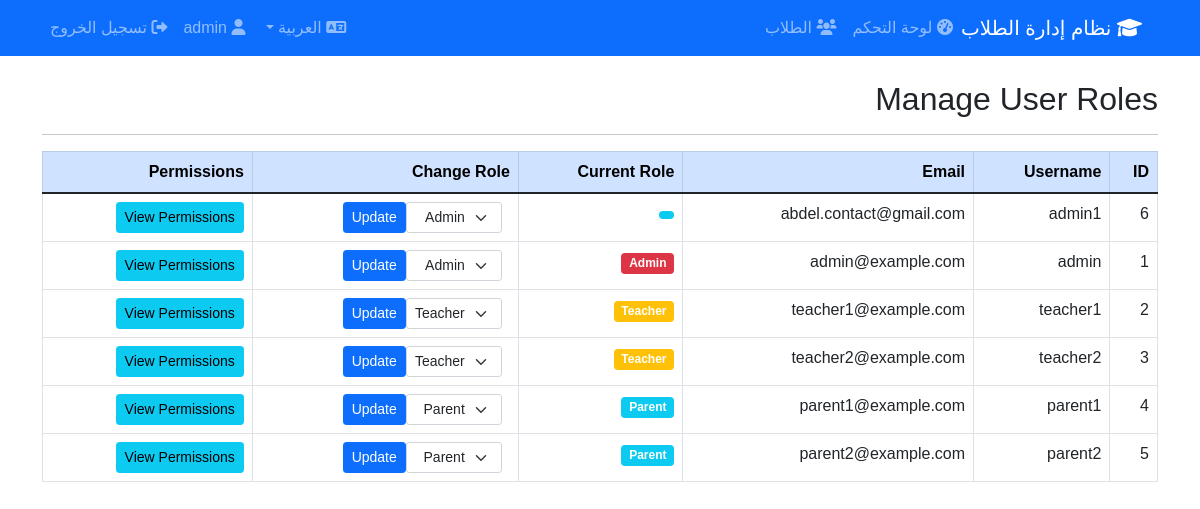
Screenshot of /admin/manage_roles.php?lang=ar (signed in) with the database file from the repository.
### tables this page shows
CREATE TABLE `users` (
  `id` int(11) NOT NULL,
  `username` varchar(50) NOT NULL,
  `email` varchar(100) NOT NULL,
  `password` varchar(255) NOT NULL,
  `role` enum('admin','teacher','student','parent') DEFAULT 'student',
  `profile_picture` varchar(255) DEFAULT NULL,
  `reset_token` varchar(64) DEFAULT NULL,
  `reset_expires` datetime DEFAULT NULL,
  `last_login` datetime DEFAULT NULL,
  `created_at` timestamp NOT NULL DEFAULT current_timestamp()
);

### app/models/User.php (called while the page is built, shortened)
<?php
require_once APP_ROOT . '/config/database.php';
class User {
    private $conn;
    private $table = 'users';
    public function __construct() {
        $database = new Database();
        $this->conn = $database->getConnection();
    }
    public function readAll() {
        $query = "SELECT * FROM " . $this->table . " ORDER BY created_at DESC";
        $stmt = $this->conn->prepare($query);
        $stmt->execute();
        return $stmt;
    }
}
?>

### config/database.php (called while the page is built, shortened)
<?php
class Database {
    private $host = "localhost";
    private $db_name = "student_management";
    private $username = "root";
    private $password = "";
    public function getConnection() {
        $this->conn = null;
        try {
            $this->conn = new PDO(
                "mysql:host=" . $this->host . ";dbname=" . $this->db_name,
                $this->username,
                $this->password
            );
            $this->conn->setAttribute(PDO::ATTR_ERRMODE, PDO::ERRMODE_EXCEPTION);
            $this->conn->exec("set names utf8");
        } catch(PDOException $e) {
            echo "Connection error: " . $e->getMessage();
        }
        return $this->conn;
    }
}
?>

### admin/manage_roles.php (the view, shortened to what this page needs)
<?php
require_once APP_ROOT . '/app/models/User.php';
$userModel = new User();
$users = $userModel->readAll();
?>
<?php include '../app/views/layout/header.php'; ?>
<?php include '../app/views/layout/navbar.php'; ?>
<div class="row">
    <div class="col-md-12">
        <h2>Manage User Roles</h2>
        <hr>
        <div class="table-responsive">
            <table class="table table-bordered">
                <thead class="table-primary">
                    <tr>
                        <th>ID</th>
                        <th>Username</th>
                        <th>Email</th>
                        <th>Current Role</th>
                        <th>Change Role</th>
                        <th>Permissions</th>
                    </tr>
                </thead>
                <tbody>
                    <?php while ($user = $users->fetch(PDO::FETCH_ASSOC)): ?>
                    <tr>
                        <td><?php echo $user['id']; ?></td>
                        <td><?php echo htmlspecialchars($user['username']); ?></td>
                        <td><?php echo htmlspecialchars($user['email']); ?></td>
                        <td>
                            <span class="badge bg-<?php
                                echo $user['role'] == 'admin' ? 'danger' :
                                    ($user['role'] == 'teacher' ? 'warning' : 'info');
                            ?>">
                                <?php echo ucfirst($user['role']); ?>
                            </span>
                        </td>
                        <td>
                            <form method="POST" class="d-flex">
                                <select name="role" class="form-select form-select-sm me-2" style="width: auto;">
                                    <option value="admin" <?php echo $user['role'] == 'admin' ? 'selected' : ''; ?>>Admin</option>
                                    <option value="teacher" <?php echo $user['role'] == 'teacher' ? 'selected' : ''; ?>>Teacher</option>
                                    <option value="parent" <?php echo $user['role'] == 'parent' ? 'selected' : ''; ?>>Parent</option>
                                </select>
                                <button type="submit" name="update_role" class="btn btn-sm btn-primary">Update</button>
                            </form>
                        </td>
                        <td>
                            <button type="button" class="btn btn-sm btn-info"
                                    onclick="showPermissions('<?php echo $user['role']; ?>')">
                                View Permissions
                            </button>
                        </td>
                    </tr>
                    <?php endwhile; ?>
                </tbody>
            </table>
        </div>
    </div>
</div>
<?php include '../app/views/layout/footer.php'; ?>

### rows the page displays
users: id "6", username "admin1", email "abdel.contact@gmail.com"
users: id "1", username "admin", email "admin@example.com", role "Admin"
users: id "2", username "teacher1", email "teacher1@example.com", role "Teacher"
users: id "3", username "teacher2", email "teacher2@example.com", role "Teacher"
users: id "4", username "parent1", email "parent1@example.com", role "Parent"
users: id "5", username "parent2", email "parent2@example.com", role "Parent"

### other values shown
$lang['app_name'] "نظام إدارة الطلاب"
$lang['dashboard'] "لوحة التحكم"
$lang['students'] "الطلاب"
$_SESSION['username'] "admin"
$lang['logout'] "تسجيل الخروج"
